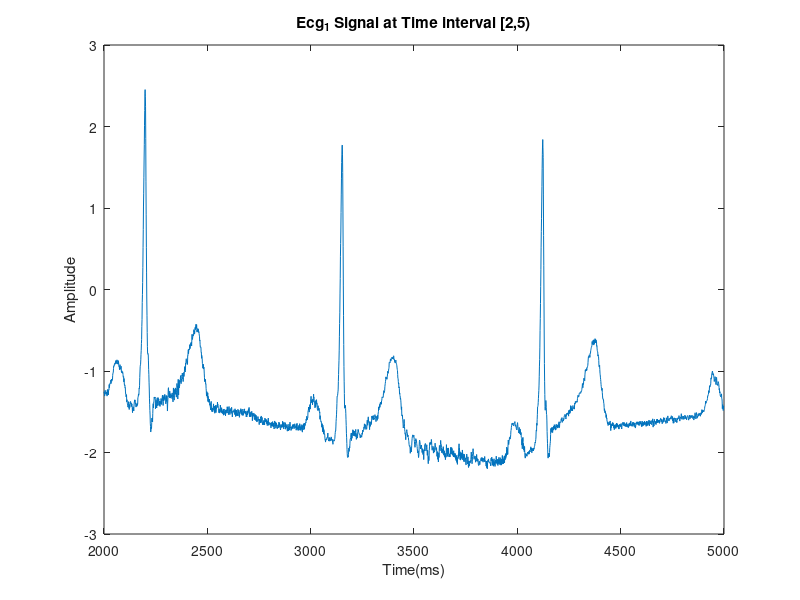
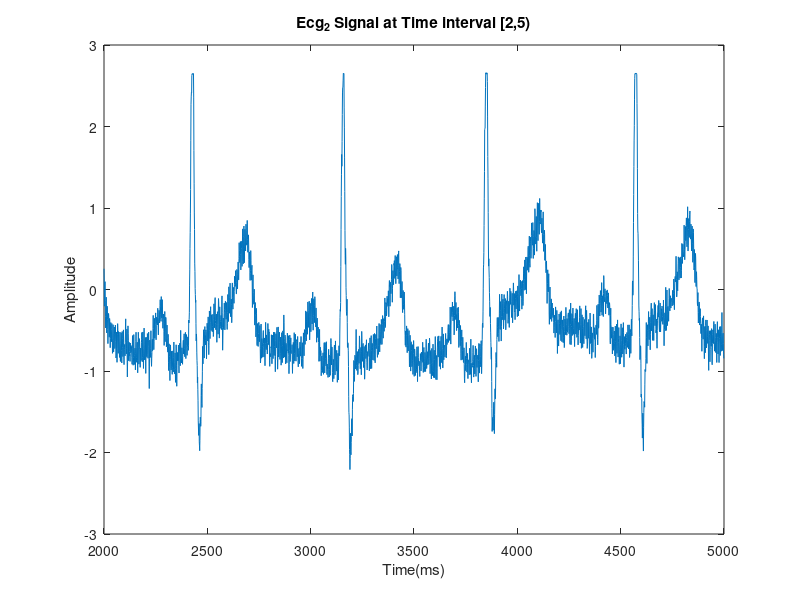
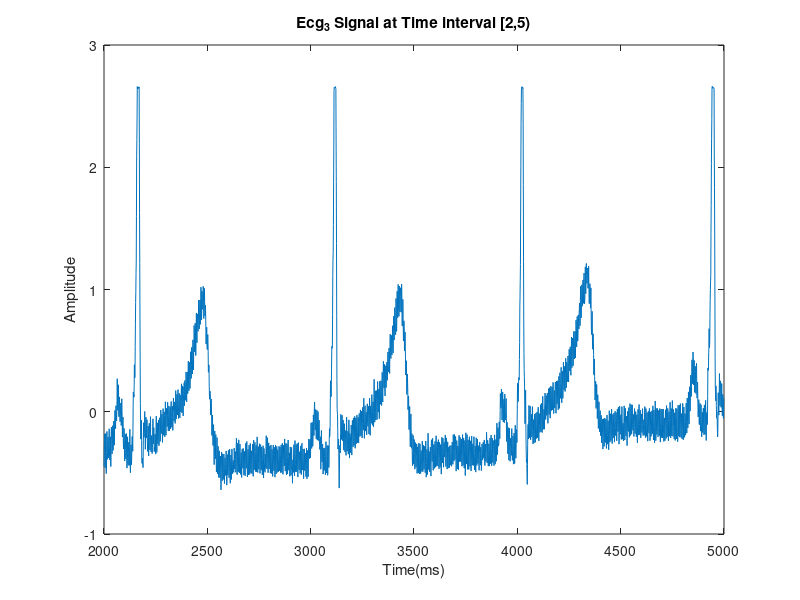
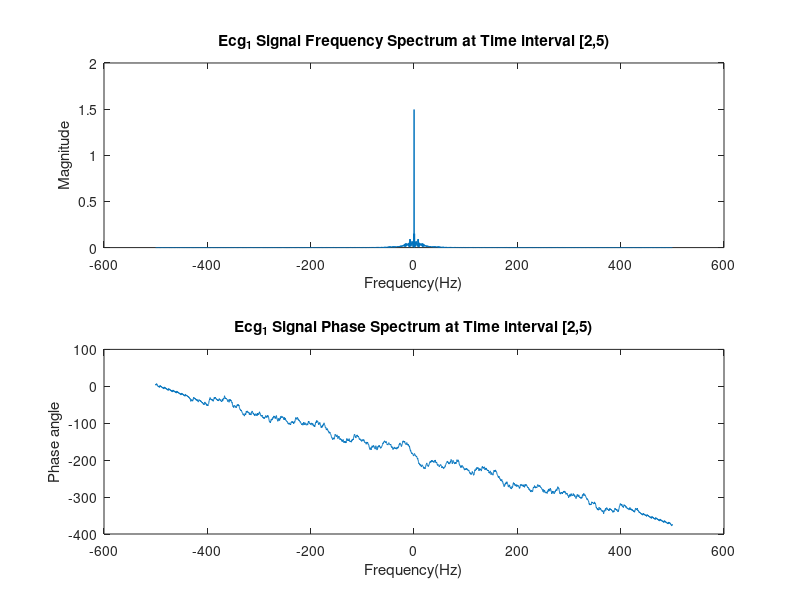

Write MATLAB code to recreate these figures, in order. (Note: this script raises an error after producing the figures.)
clc;
clear;
close all;
ecg_1=load('ecg_1.mat');
ecg_2=load('ecg_2.mat');
ecg_3=load('ecg_3.mat');
%% Q1.a
Fs=1000;% 1000 Samples per second(1 second)
%% Q1.b
ecg_1_len=length(ecg_1.ecg_lfn);% getting length of first matrix
ecg_2_len=length(ecg_2.ecg_hfn);% getting length of second matrix
ecg_3_len=length(ecg_3.ecg_noisy);% getting length of third matrix
record_time_1=ecg_1_len/Fs;%23.4840 second
record_time_2=ecg_2_len/Fs;%8.5680 second
record_time_3=ecg_3_len/Fs;%10.6960 second
%% Q1.c
t1=0:1:ecg_1_len-1;
t2=0:1:ecg_2_len-1;
t3=0:1:ecg_3_len-1;
% We have 3000 Samples for this interval [2-5)*1000
figure;
plot(t1((2001:5000)),ecg_1.ecg_lfn(2001:5000));
xlabel('Time(ms)');
ylabel('Amplitude');
title('Ecg_1 Signal at Time interval [2,5)');
figure;
plot(t2((2001:5000)),ecg_2.ecg_hfn(2001:5000));
xlabel('Time(ms)');
ylabel('Amplitude');
title('Ecg_2 Signal at Time interval [2,5)');
figure;
plot(t3((2001:5000)),ecg_3.ecg_noisy(2001:5000));
xlabel('Time(ms)');
ylabel('Amplitude');
title('Ecg_3 Signal at Time interval [2,5)');
%% Q1.d
ecg1_freq1=abs(fftshift(fft(ecg_1.ecg_lfn(2001:5000))));ecg1_freq1=ecg1_freq1/length(ecg1_freq1);
ecg2_freq1=abs(fftshift(fft(ecg_2.ecg_hfn(2001:5000))));ecg2_freq1=ecg2_freq1/length(ecg2_freq1);
ecg3_freq1=abs(fftshift(fft(ecg_3.ecg_noisy(2001:5000))));ecg3_freq1=ecg3_freq1/length(ecg3_freq1);
ecg1_phase1=unwrap(angle(fft(ecg_1.ecg_lfn(2001:5000))/length(ecg1_freq1)));
ecg2_phase1=unwrap(angle(fft(ecg_2.ecg_hfn(2001:5000))/length(ecg2_freq1)));
ecg3_phase1=unwrap(angle(fft(ecg_3.ecg_noisy(2001:5000))/length(ecg3_freq1)));

f1=linspace(-Fs/2,Fs/2,length(ecg1_freq1));
f2=linspace(-Fs/2,Fs/2,length(ecg2_freq1));
f3=linspace(-Fs/2,Fs/2,length(ecg3_freq1));
figure;
subplot(211);
plot(f1,ecg1_freq1);
xlabel('Frequency(Hz)');
ylabel('Magnitude');
title('Ecg_1 Signal Frequency Spectrum at Time interval [2,5)');
subplot(212);
plot(f1,ecg1_phase1);
xlabel('Frequency(Hz)');
ylabel('Phase angle');
title('Ecg_1 Signal Phase Spectrum at Time interval [2,5)');
figure;
subplot(211);
plot(f2,ecg2_freq1);
xlabel('Frequency(Hz)');
ylabel('Magnitude');
title('Ecg_2 Signal Frequency Spectrum at Time interval [2,5)');
subplot(212);
plot(f2,ecg2_phase1);
xlabel('Frequency(Hz)');
ylabel('Phase angle');
title('Ecg_2 Signal Phase Spectrum at Time interval [2,5)');
figure;
subplot(211);
plot(f3,ecg3_freq1);
xlabel('Frequency(Hz)');
ylabel('Magnitude');
title('Ecg_3 Signal Frequency Spectrum at Time interval [2,5)');
subplot(212);
plot(f3,ecg3_phase1);
xlabel('Frequency(Hz)');
ylabel('Phase angle');
title('Ecg_3 Signal Phase Spectrum at Time interval [2,5)');
%There are zero angle phases

%% Q1.e
figure;
plot(t1((5001:8000)),ecg_1.ecg_lfn(5001:8000));
xlabel('Time(ms)');
ylabel('Amplitude');
title('Ecg_1 Signal at Time interval [5,8)');
figure;
plot(t2((5001:8000)),ecg_2.ecg_hfn(5001:8000));
xlabel('Time(ms)');
ylabel('Amplitude');
title('Ecg_2 Signal at Time interval [5,8)');
figure;
plot(t3((5001:8000)),ecg_3.ecg_noisy(5001:8000));
xlabel('Time(ms)');
ylabel('Amplitude');
title('Ecg_3 Signal at Time interval [5,8)');
ecg1_freq2=abs(fftshift(fft(ecg_1.ecg_lfn(5001:8000))));ecg1_freq2=ecg1_freq2/length(ecg1_freq2);
ecg2_freq2=abs(fftshift(fft(ecg_2.ecg_hfn(5001:8000))));ecg2_freq2=ecg2_freq2/length(ecg2_freq2);
ecg3_freq2=abs(fftshift(fft(ecg_3.ecg_noisy(5001:8000))));ecg3_freq2=ecg3_freq2/length(ecg3_freq2);

ecg1_phase2=unwrap(angle(fft(ecg_1.ecg_lfn(5001:8000))/length(ecg1_freq2)));
ecg2_phase2=unwrap(angle(fft(ecg_2.ecg_hfn(5001:8000))/length(ecg2_freq2)));
ecg3_phase2=unwrap(angle(fft(ecg_3.ecg_noisy(5001:8000))/length(ecg3_freq2)));

f12=linspace(-Fs/2,Fs/2,length(ecg1_freq2));
f22=linspace(-Fs/2,Fs/2,length(ecg2_freq2));
f32=linspace(-Fs/2,Fs/2,length(ecg3_freq2));
figure;
subplot(211);
plot(f12,ecg1_freq2);
xlabel('Frequency(Hz)');
ylabel('Magnitude');
title('Ecg_1 Signal Frequency Spectrum at Time interval [5,8)');
subplot(212);
plot(f12,ecg1_phase2);
xlabel('Frequency(Hz)');
ylabel('Phase angle');
title('Ecg_1 Signal Phase Spectrum at Time interval [5,8)');
figure;
subplot(211);
plot(f22,ecg2_freq2);
xlabel('Frequency(Hz)');
ylabel('Magnitude');
title('Ecg_2 Signal Frequency Spectrum at Time interval [5,8)');
subplot(212);
plot(f22,ecg2_phase2);
xlabel('Frequency(Hz)');
ylabel('Phase angle');
title('Ecg_2 Signal Phase Spectrum at Time interval [5,8)');
figure;
subplot(211);
plot(f32,ecg3_freq2);
xlabel('Frequency(Hz)');
ylabel('Magnitude');
title('Ecg_3 Signal Frequency Spectrum at Time interval [5,8)');
subplot(212);
plot(f32,ecg3_phase2);
xlabel('Frequency(Hz)');
ylabel('Phase angle');
title('Ecg_3 Signal Phase Spectrum at Time interval [5,8)');
%There are high band noises because hearth beats frequency response should
%be between 0.05 and 150Hz but we have companents further than 150 Hz So It
%should be High frequency noises. But there is also powerline noises(50-60 Hz) so this can
%be counted as bandlimited frequency noises and also there are Baseline Wander which is
%around 0.5Hz this can be counted as Low frequency noise. Thus we have all
%kinds of noise in our data.
%There are nonlinear angle phases in our data.

%% Q1.f
% There is magnitude differences in frequency domain This can be caused by noise(electrodes,powerline etc.) or simply condition of the patient has been changed 
%% Q2.a
rect_window=rectwin(256);
figure;
spectrogram(ecg_1.ecg_lfn,rect_window,128);
title('Spectrogram of ecg_1 with rectangular window %50 overlap');
figure;
spectrogram(ecg_2.ecg_hfn,rect_window,128);
title('Spectrogram of ecg_2 with rectangular window %50 overlap');
figure;
spectrogram(ecg_3.ecg_noisy,rect_window,128);
title('Spectrogram of ecg_3 with rectangular window %50 overlap');
%% Q2.b
hamm_window=hamming(256);
figure;
spectrogram(ecg_1.ecg_lfn,hamm_window,128);
title('Spectrogram of ecg_1 with hamming window %50 overlap');
figure;
spectrogram(ecg_2.ecg_hfn,hamm_window,128);
title('Spectrogram of ecg_2 with hamming window %50 overlap');
figure;
spectrogram(ecg_3.ecg_noisy,hamm_window,128);
title('Spectrogram of ecg_3 with hamming window %50 overlap');